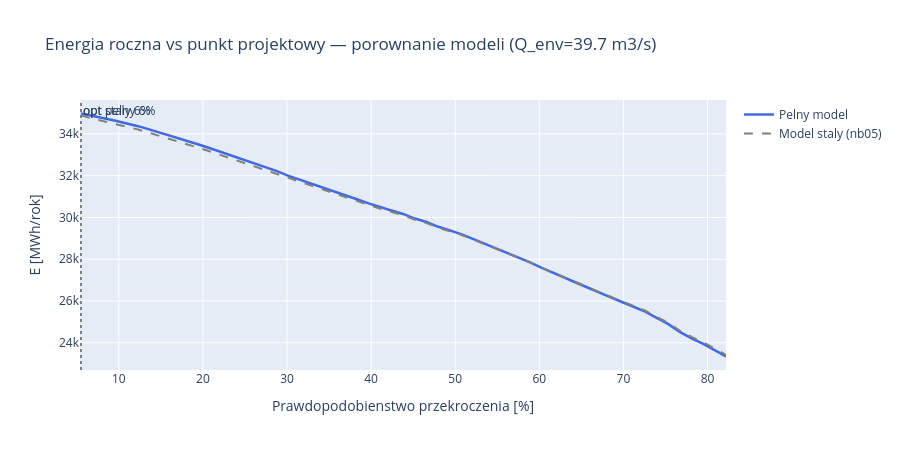

Here is the notebook cell this chart was saved with:
### Markdown cell above
---
## Krok 6: Optymalizacja punktu projektowego z pelnym modelem

W nb 05 optymalizowalismy dzien instalacyjny ze stalym $\\eta$. Tutaj robimy
to samo z **pelnym modelem** — i porownujemy obie krzywe.

**Prompt do LLM:**
> *"Dla dni instalacyjnych 20..200 (krok 5) wywolaj `compute_power` i zbierz
> energie roczna. Porownaj z modelem stalym. Wyznacz optimum w obu przypadkach."*

**Uzyte funkcje:** `compute_power`, `compute_power_constant_eta`, `annual_energy`.

### Code cell
# Sweep dnia instalacyjnego — wolniej niz nb 05 (compute_power liczy duzo)
# wiec idziemy z wiekszym krokiem. Zachowujemy Q_env we wszystkich wariantach.
days = np.arange(20, 301, 5)
rows = []
for d in days:
    Q_total = float(Q_sorted[d - 1])
    Q_d = Q_total / N_TURBINES
    H_d = float(H_gross[d - 1])

    # Pelny model (z Q_env); droga wodna wymiarowana dla danego punktu projektowego
    loss_fns_d = build_loss_fns(Q_total, N_TURBINES)
    r_full = compute_power(Q_sorted, H_gross, Q_d, N_TURBINES,
                           turbine_type, loss_fns=loss_fns_d, H_design=H_d, Q_env=Q_ENV)
    E_full = annual_energy(r_full)
    P_inst = 998 * 9.81 * Q_d * H_d * turbine_type.eta_peak / 1000.0 * N_TURBINES

    # Model staly (nb05) — tez z Q_env, zeby porownanie bylo uczciwe
    r_simple = compute_power_constant_eta(
        Q_sorted, H_gross, Q_total, N_TURBINES,
        Q_min_fraction=turbine_type.Q_ratio_min, eta_total=0.848, Q_env=Q_ENV)
    E_simple_d = annual_energy(r_simple)

    rows.append({
        'install_day': d,
        'install_pct': round(d / len(Q_sorted) * 100, 1),
        'Q_total_design': Q_total,
        'P_installed_kW': P_inst,
        'E_full_MWh': E_full,
        'E_simple_MWh': E_simple_d,
        'roznica_pct': (E_full / E_simple_d - 1) * 100 if E_simple_d > 0 else 0,
    })
df_sweep = pd.DataFrame(rows)

best_full = df_sweep.loc[df_sweep['E_full_MWh'].idxmax()]
best_simple = df_sweep.loc[df_sweep['E_simple_MWh'].idxmax()]
print(f'Optimum pelnego modelu:   dzien {int(best_full["install_day"])} '
      f'({best_full["install_pct"]:.0f}%), E = {best_full["E_full_MWh"]:.0f} MWh, '
      f'P = {best_full["P_installed_kW"]:.0f} kW')
print(f'Optimum modelu stalego:   dzien {int(best_simple["install_day"])} '
      f'({best_simple["install_pct"]:.0f}%), E = {best_simple["E_simple_MWh"]:.0f} MWh, '
      f'P = {best_simple["P_installed_kW"]:.0f} kW')
if int(best_full['install_day']) in (int(days.min()), int(days.max())):
    print('UWAGA: optimum pelnego modelu na granicy zakresu sweep — rozszerz zakres dni!')

# Wykres
fig = go.Figure()
fig.add_trace(go.Scatter(x=df_sweep['install_pct'], y=df_sweep['E_full_MWh'],
    mode='lines', name='Pelny model', line=dict(color='royalblue', width=2.5)))
fig.add_trace(go.Scatter(x=df_sweep['install_pct'], y=df_sweep['E_simple_MWh'],
    mode='lines', name='Model staly (nb05)',
    line=dict(color='gray', width=2, dash='dash')))
fig.add_vline(x=best_full['install_pct'], line_color='royalblue', line_dash='dot',
    annotation_text=f'opt pelny {best_full["install_pct"]:.0f}%')
fig.add_vline(x=best_simple['install_pct'], line_color='gray', line_dash='dot',
    annotation_text=f'opt staly {best_simple["install_pct"]:.0f}%')
fig.update_layout(
    title=f'Energia roczna vs punkt projektowy — porownanie modeli (Q_env={Q_ENV:.1f} m3/s)',
    xaxis_title='Prawdopodobienstwo przekroczenia [%]',
    yaxis_title='E [MWh/rok]', height=450, hovermode='x unified',
)
fig.show()

### Figure 1 — Plotly figure (JSON) as saved in the notebook; plotly's stock layout.template omitted (floating-point values rounded to 4 significant figures)
{"data": [{"line": {"color": "royalblue", "width": 2.5}, "mode": "lines", "name": "Pelny model", "type": "scatter", "x": [5.5, 6.8, 8.2, 9.6, 11.0, 12.3, 13.7, 15.1, 16.4, 17.8, 19.2, 20.5, 21.9, 23.3, 24.7, 26.0, 27.4, 28.8, 30.1, 31.5, 32.9, 34.2, 35.6, 37.0, 38.4, 39.7, 41.1, 42.5, 43.8, 45.2, 46.6, 47.9, 49.3, 50.7, 52.1, 53.4, 54.8, 56.2, 57.5, 58.9, 60.3, 61.6, 63.0, 64.4, 65.8, 67.1, 68.5, 69.9, 71.2, 72.6, 74.0, 75.3, 76.7, 78.1, 79.5, 80.8, 82.2], "y": [34980.0, 34860.0, 34750.0, 34630.0, 34500.0, 34370.0, 34210.0, 34040.0, 33860.0, 33710.0, 33530.0, 33360.0, 33170.0, 32980.0, 32800.0, 32590.0, 32420.0, 32220.0, 32000.0, 31820.0, 31620.0, 31420.0, 31240.0, 31050.0, 30860.0, 30670.0, 30490.0, 30320.0, 30170.0, 29950.0, 29780.0, 29570.0, 29390.0, 29200.0, 28980.0, 28770.0, 28520.0, 28290.0, 28100.0, 27850.0, 27580.0, 27370.0, 27120.0, 26880.0, 26640.0, 26400.0, 26170.0, 25940.0, 25740.0, 25490.0, 25180.0, 24910.0, 24520.0, 24210.0, 23950.0, 23660.0, 23340.0]}, {"line": {"color": "gray", "dash": "dash", "width": 2}, "mode": "lines", "name": "Model staly (nb05)", "type": "scatter", "x": [5.5, 6.8, 8.2, 9.6, 11.0, 12.3, 13.7, 15.1, 16.4, 17.8, 19.2, 20.5, 21.9, 23.3, 24.7, 26.0, 27.4, 28.8, 30.1, 31.5, 32.9, 34.2, 35.6, 37.0, 38.4, 39.7, 41.1, 42.5, 43.8, 45.2, 46.6, 47.9, 49.3, 50.7, 52.1, 53.4, 54.8, 56.2, 57.5, 58.9, 60.3, 61.6, 63.0, 64.4, 65.8, 67.1, 68.5, 69.9, 71.2, 72.6, 74.0, 75.3, 76.7, 78.1, 79.5, 80.8, 82.2], "y": [34890.0, 34730.0, 34610.0, 34480.0, 34340.0, 34210.0, 34040.0, 33880.0, 33700.0, 33540.0, 33370.0, 33210.0, 33020.0, 32830.0, 32660.0, 32460.0, 32290.0, 32100.0, 31890.0, 31710.0, 31520.0, 31320.0, 31150.0, 30960.0, 30780.0, 30600.0, 30420.0, 30260.0, 30110.0, 29890.0, 29730.0, 29520.0, 29340.0, 29170.0, 28950.0, 28740.0, 28500.0, 28270.0, 28090.0, 27850.0, 27590.0, 27380.0, 27140.0, 26900.0, 26660.0, 26430.0, 26210.0, 25980.0, 25780.0, 25540.0, 25230.0, 24960.0, 24580.0, 24280.0, 24020.0, 23740.0, 23420.0]}], "layout": {"annotations": [{"showarrow": false, "text": "opt pelny 6%", "x": 5.5, "xanchor": "left", "xref": "x", "y": 1, "yanchor": "top", "yref": "y domain"}, {"showarrow": false, "text": "opt staly 6%", "x": 5.5, "xanchor": "left", "xref": "x", "y": 1, "yanchor": "top", "yref": "y domain"}], "height": 450, "hovermode": "x unified", "shapes": [{"line": {"color": "royalblue", "dash": "dot"}, "type": "line", "x0": 5.5, "x1": 5.5, "xref": "x", "y0": 0, "y1": 1, "yref": "y domain"}, {"line": {"color": "gray", "dash": "dot"}, "type": "line", "x0": 5.5, "x1": 5.5, "xref": "x", "y0": 0, "y1": 1, "yref": "y domain"}], "title": {"text": "Energia roczna vs punkt projektowy — porownanie modeli (Q_env=39.7 m3/s)"}, "xaxis": {"title": {"text": "Prawdopodobienstwo przekroczenia [%]"}}, "yaxis": {"title": {"text": "E [MWh/rok]"}}}}
